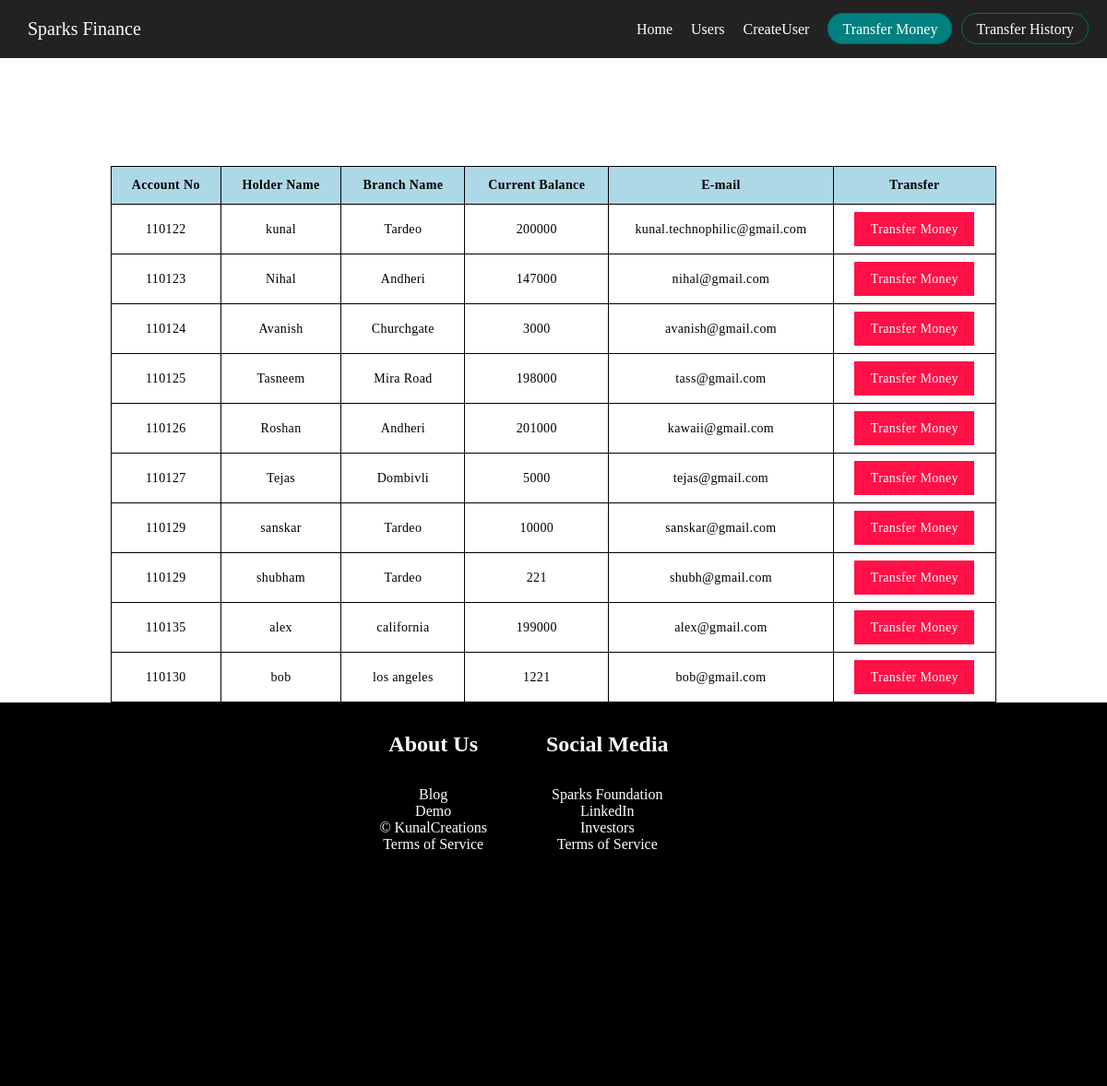
The page /finance/users/ on the database its author committed.
### finance/models.py (models this page shows, shortened)
class CreateUser(models.Model):
    user_id=models.AutoField
    email=models.CharField(max_length=30,default="")
    name=models.CharField(max_length=30)
    branch=models.CharField(max_length=30)
    balance=models.IntegerField(default=2000)
    account=models.IntegerField(default=0)
    GENDER_CHOICES = (
        ('M', 'Male'),
        ('F', 'Female'),
    )
    gender = models.CharField(max_length=1, choices=GENDER_CHOICES)

### finance/views.py (the view)
# urls.py: path("users/",views.users,name="Users"),
def users(request):
    users=CreateUser.objects.all()
    params={"users":users}
    return render(request,'finance/users.html',params)

### finance/templates/finance/users.html (shortened to what this page needs)
{% extends 'finance/basic.html' %}
{% load static %}
    {% block css %} <link rel="stylesheet" href="{% static 'finance/users.css' %}"> {% endblock %}
	{% block body %}
	<div class="table-container">
		<h1 class="heading">Users</h1>
		<table class="table">
			<thead>
				<tr>
					<th>Account No</th>
					<th>Holder Name</th>
					<th>Branch Name</th>
					<th>Current Balance</th>
					<th>E-mail</th>
					<th>Transfer</th>
				</tr>
			</thead>
			<tbody>
				{% for i in users %}
				<tr>
					<td data-label="Account No">{{i.account}}</td>
					<td data-label="Holder Name">{{i.name}}</td>
					<td data-label="Branch Name">{{i.branch}}</td>
					<td data-label="Current Balance">{{i.balance}}</td>
					<td data-label="E-mail">{{i.email}}</td>
						<td data-label="Transfer"><a href="/finance/transferMoney" class="btn" type="submit" name="submit" value="{{i.name}}">Transfer Money</a></td>
				</tr>
				{% endfor %}
			</tbody>
		</table>
	</div>
	{% endblock %}

### finance/templates/finance/basic.html (shortened to what this page needs)
<html lang="en">
<head>
    {% block css %}  {% endblock %}
</head>
<body>
    <nav>
        <ul class="menu">
            <li class="logo"><a href="/finance/">Sparks Finance</a></li>
            <li class="item"><a href="/finance/">Home</a></li>
            <li class="item"><a href="/finance/users">Users</a></li>
            <li class="item"><a href="/finance/createUser">CreateUser</a></li>
            <li class="item button"><a href="/finance/transferMoney">Transfer Money</a></li>
            <li class="item button secondary"><a href="/finance/transferHistory">Transfer History</a></li>
        </ul>
    </nav>
    {% block body %}  {% endblock %}
<div class="footer-container">
	<div class="footer">
		<div class="footer-heading footer-1">
			<h2>About Us</h2>
			<a href="#">Blog</a>
			<a href="#">Demo</a>
			<a href="#">&copy; KunalCreations</a>
			<a href="#">Terms of Service</a>
		</div>
		<div class="footer-heading footer-2">
			<h2>Social Media</h2>
			<a href="#">Sparks Foundation</a>
			<a href="#">LinkedIn</a>
			<a href="#">Investors</a>
			<a href="#">Terms of Service</a>
		</div>
	</div>
</div>
</body>
</html>

### finance/static/finance/users.css (style rules this page uses)
* { box-sizing: border-box; padding: 0; margin: 0; }
body { background-image: url(https://cutewallpaper.org/21/new-york-street-wallpaper/Evening-street-in-New-York-wallpapers-and-images-.jpg); background-size: cover; background-position: center; background-repeat: no-repeat; }
nav { background: #222; padding: 5px 20px; }
ul { list-style-type: none; }
.menu a { color: white; text-decoration: none; }
.menu li { font-size: 16px; padding: 15px 5px; white-space: nowrap; }
.logo a, .toggle a { font-size: 20px; }
.button.secondary { border-bottom: 1px #444 solid; }
.menu { display: flex; flex-wrap: wrap; justify-content: space-between; align-items: center; }
.item.button { order: 2; }
.item { width: 100%; text-align: center; order: 3; display: none; }
@media all and (min-width: 468px) { .menu { justify-content: center; } }
@media all and (min-width: 468px) { .logo { flex: 1; } }
@media all and (min-width: 468px) { .item.button { width: auto; order: 1; display: block; } }
@media all and (min-width: 468px) { .button.secondary { border: 0; } }
@media all and (min-width: 468px) { .button a { padding: 7.5px 15px; background: teal; border: 1px #006d6d solid; border-radius:50em; } }
@media all and (min-width: 468px) { .button.secondary a { background: transparent; } }
@media all and (min-width: 768px) { .item { display: block; width: auto; } }
@media all and (min-width: 768px) { .logo { order: 0; } }
@media all and (min-width: 768px) { .item { order: 1; } }
@media all and (min-width: 768px) { .button { order: 2; } }
@media all and (min-width: 768px) { .menu li { padding: 15px 10px; } }
@media all and (min-width: 768px) { .menu li.button { padding-right: 0; } }
.table-container { padding: 0 10%; margin: 40px auto 0; }
.heading { text-align: center; margin-bottom: 40px; color: white; }
.table { width: 100%; border-collapse: collapse; }
.table thead { background-color:lightblue; }
.table thead tr th { font-size: 14px; font-weight: 600; letter-spacing: 0.35px; opacity:1; padding: 12px; border:1px solid black; }
.table tbody tr td { font-size: 14px; letter-spacing: 0.35px; font-weight: normal; padding: 8px; text-align: center; border:1px solid black; background-color: white; }
.table tbody tr td .btn { width: 130px; text-decoration:none; line-height: 35px; display: inline-block; background-color: #FF1046; font-weight: medium; text-align: center; color:#FFFFFF; vertical-align: middle; user-select: none; border:1px solid transparent; font-size: 14px; opacity: 1; }
.footer-container { background: black; padding:2rem 0 4rem 0; }
.footer { background-image: black; color:white; text-align: center; display: flex; height:40vh; justify-content: center; flex-wrap: wrap; margin:0 auto; }
.footer-heading { display:flex; flex-direction: column; margin-right: 4rem; }
.footer-heading h2 { margin-bottom:2rem; }
.footer-heading a { color:#fff; text-decoration: none; }

### rows shown on the page
CreateUser: account "110122", name "kunal", branch "Tardeo", balance "200000", email "kunal.technophilic@gmail.com"
CreateUser: account "110123", name "Nihal", branch "Andheri", balance "147000", email "nihal@gmail.com"
CreateUser: account "110124", name "Avanish", branch "Churchgate", balance "3000", email "avanish@gmail.com"
CreateUser: account "110125", name "Tasneem", branch "Mira Road", balance "198000", email "tass@gmail.com"
CreateUser: account "110126", name "Roshan", branch "Andheri", balance "201000", email "kawaii@gmail.com"
CreateUser: account "110127", name "Tejas", branch "Dombivli", balance "5000", email "tejas@gmail.com"
CreateUser: account "110129", name "sanskar", branch "Tardeo", balance "10000", email "sanskar@gmail.com"
CreateUser: account "110129", name "shubham", branch "Tardeo", balance "221", email "shubh@gmail.com"
CreateUser: account "110135", name "alex", branch "california", balance "199000", email "alex@gmail.com"
CreateUser: account "110130", name "bob", branch "los angeles", balance "1221", email "bob@gmail.com"
